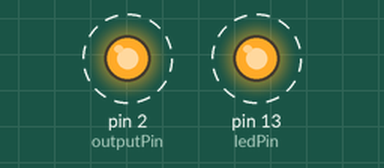
A sketch run on a simulated Arduino Nano, built with avr-gcc and run on an emulated ATmega328P. Parts: output pins drawn as LEDs (lit = HIGH). Dashed ring = blinking. What the sketch prints to the serial monitor is not drawn.

Above: at 0.04 s.
Timing chart, 0 to 3.0 s (numbered marks = the images above):
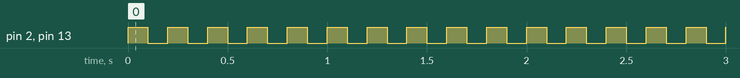

The sketch:

Time_Interrupt.ino
```cpp
// Arduino Nano Timer Interrupt Example
// Uses Timer1 for precise timing interrupts

// Pin definitions for Arduino Nano
const int ledPin = 13;    // Built-in LED on Nano (Pin 13)
const int outputPin = 2;  // Additional output pin for testing

// Global variables
volatile unsigned long interruptCount = 0;
volatile bool ledState = false;

// Frequency options (uncomment desired frequency)
//#define FREQ_1HZ    // 1 time per second
//#define FREQ_2HZ    // 2 times per second
#define FREQ_10HZ   // 10 times per second
//#define FREQ_100HZ  // 100 times per second

void setup() {
  // Initialize pins
  pinMode(ledPin, OUTPUT);
  pinMode(outputPin, OUTPUT);

  // Start serial communication
  Serial.begin(9600);

  // Configure Timer1
  cli();                      // Disable interrupts during setup
  TCCR1A = 0;                // Clear Timer1 control registers
  TCCR1B = 0;

  // Calculate compare match value based on desired frequency
  #ifdef FREQ_1HZ
    OCR1A = 15624;  // 1 Hz (1 second)
  #elif defined(FREQ_2HZ)
    OCR1A = 7812;   // 2 Hz (0.5 seconds)
  #elif defined(FREQ_10HZ)
    OCR1A = 1562;   // 10 Hz (0.1 seconds)
  #elif defined(FREQ_100HZ)
    OCR1A = 156;    // 100 Hz (0.01 seconds)
  #endif

  // Set CTC mode (Clear Timer on Compare Match)
  TCCR1B |= (1 << WGM12);

  // Set prescaler to 1024
  TCCR1B |= (1 << CS12) | (1 << CS10);

  // Enable Timer1 compare interrupt
  TIMSK1 |= (1 << OCIE1A);

  sei();  // Re-enable interrupts

  Serial.println("Timer1 interrupt initialized");
}

// Timer1 Interrupt Service Routine (ISR)
ISR(TIMER1_COMPA_vect) {
  interruptCount++;
  ledState = !ledState;

  // Toggle both LED and output pin
  digitalWrite(ledPin, ledState);
  digitalWrite(outputPin, ledState);
}

void loop() {
  // Print interrupt count and frequency every second
  Serial.print("Interrupts: ");
  Serial.print(interruptCount);

  #ifdef FREQ_1HZ
    Serial.println(" (1 Hz)");
  #elif defined(FREQ_2HZ)
    Serial.println(" (2 Hz)");
  #elif defined(FREQ_10HZ)
    Serial.println(" (10 Hz)");
  #elif defined(FREQ_100HZ)
    Serial.println(" (100 Hz)");
  #endif

  delay(1000);  // Update serial output every second
}
```

Measured:
- by itself, pin 2 (outputPin), pin 13 (ledPin): alternates HIGH for 0.10 s and LOW for 0.10 s
